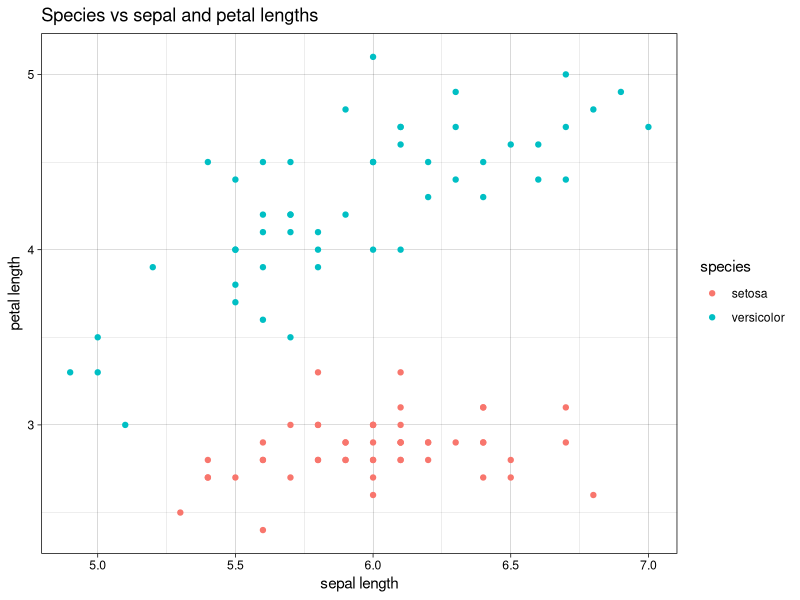
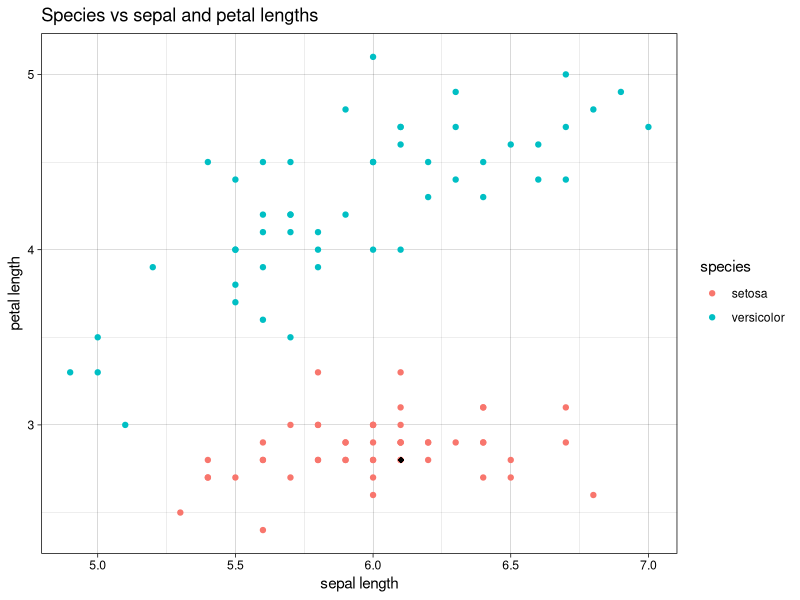
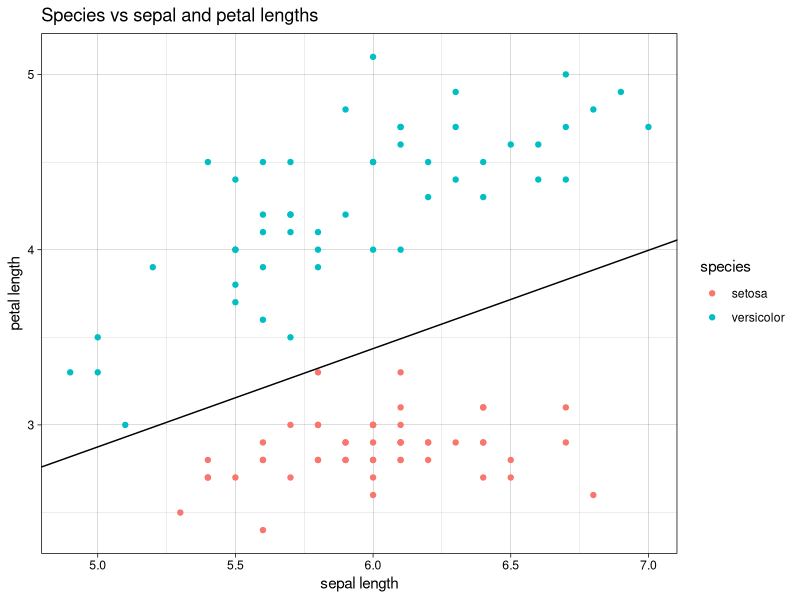

These figures' R source, in order:
## ---- chunk 1
library(tidyverse)
library(patchwork)
library(scales)
knitr::opts_chunk$set(echo = TRUE, message = FALSE, warning=FALSE, 
                      fig.align = 'center', fig.width = 5, fig.height=3, cache = TRUE)
comma <- function(x) format(x, digits = 2, big.mark = ",")
theme_set(theme_linedraw())
color.blues <- c(NA,"#BDD7E7", "#6BAED6", "#3182BD", "#08519C", "#074789", "#063e77", "#053464")
color.itam  <- c("#00362b", "#00503f", "#006953", "#008367", "#009c7b", "#00b68f")


sin_lineas <- theme(panel.grid.major = element_blank(), panel.grid.minor = element_blank())
sin_leyenda <- theme(legend.position = "none")
sin_ejes <- theme(axis.ticks = element_blank(), 
        axis.text = element_blank())

## ---- chunk 2

data(iris)

data <- iris %>% 
    mutate(sepal = ifelse(Species == "setosa", Sepal.Length + 1, Sepal.Length), 
           petal = ifelse(Species == "setosa", Petal.Length + 1.4, Petal.Length),
           species = Species) %>% 
    select(sepal, petal, species) %>% 
    filter(species %in% c("setosa", "versicolor"))

data %>% 
    ggplot(aes( x = sepal, y = petal)) + 
        geom_point(aes(color = species)) + 
        xlab("sepal length") + 
        ylab("petal length") + 
        ggtitle("Species vs sepal and petal lengths")

## ---- chunk 3

data <- data %>% 
    mutate(target = ifelse(species == 'setosa', 1, -1))

data

## ---- chunk 4

w <- c(w1 = 0, w2 = 0, b = 0)
w

## ---- chunk 5

dt.misclass <- data %>% 
    mutate(yhat = sign(w[1] * sepal + w[2] * petal + w[3]), 
           loss = target * yhat) %>% 
    summarise(misclass = which(loss <= 0 )) %>% 
    pull(misclass)


if (length(dt.misclass) > 0){
    id <- dt.misclass[1]
    # id <- sample(dt.misclass, 1)
} else {
    id <- NA
}

x <- c(simplify2array(data %>% select(sepal, petal) %>% slice(id)), 1)
y <- simplify2array(data %>% select(target) %>% slice(id))

dw <- y * x
w <- w + dw

data %>% 
    ggplot(aes( x = sepal, y = petal)) + 
        geom_point(aes(color = species)) + 
        geom_point(data = data %>% slice(id), 
                   aes(x = sepal, y = petal), 
                   size = 2, shape = 18) + 
        geom_abline(slope = -w[1]/w[2], intercept = -w[3]/w[2], color = 'black') + 
        xlab("sepal length") + 
        ylab("petal length") + 
        # ylim(0, 10) + xlim(0, 10) + 
        ggtitle("Species vs sepal and petal lengths")


## ---- chunk 6

w <- c(w1 = 0, w2 = 0, b = 0)
W_history <- w
P_history <- c(NULL)

for (iter in seq(1000)){
    dt.misclass <- data %>% 
        mutate(yhat = sign(w[1] * sepal + w[2] * petal + w[3]), 
               loss = target * yhat) %>% 
        summarise(misclass = which(loss <= 0 )) %>% 
        pull(misclass)
    
    
    if (length(dt.misclass) > 0){
        # id <- dt.misclass[1]
        id <- sample(dt.misclass, 1)
        P_history  <- cbind(P_history, id)
    } else {
        break
    }
    
    x <- c(simplify2array(data %>% select(sepal, petal) %>% slice(id)), 1)
    y <- simplify2array(data %>% select(target) %>% slice(id))
    
    dw <- y * x
    w <- w + dw
    W_history <- bind_rows(W_history, w)
}

W_history
## ---- chunk 7

data %>% 
    ggplot(aes( x = sepal, y = petal)) + 
        geom_point(aes(color = species)) +
        geom_abline(slope = -w[1]/w[2], intercept = -w[3]/w[2], color = 'black') + 
        xlab("sepal length") + 
        ylab("petal length") + 
        ggtitle("Species vs sepal and petal lengths")

